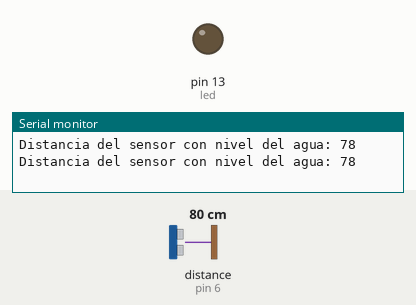
Recording of a sketch running on a simulated Arduino Uno, built with avr-gcc and run on an emulated ATmega328P. On the bench: output pins drawn as LEDs (lit = HIGH), the last lines printed to the serial monitor. Wiring (inferred from the names in the program): ultrasonic range finder: trigger pin 7; echo pin 6. The test bench sets the inputs (shaded band); at power-on: distance to the obstacle (sensor on pin 6) 80 cm. The echo pulse lasts 58.3 µs per cm; pins used as bus, display or sensor lines are not drawn.

Above: at 1.8 s.
1.9 s: distance to the obstacle (sensor on pin 6) set to 8 cm
3.4 s: distance to the obstacle (sensor on pin 6) set to 5 cm
At 5.1 s:
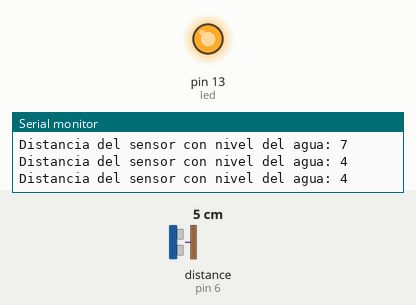
5.5 s: distance to the obstacle (sensor on pin 6) set to 9 cm
At 6.8 s:
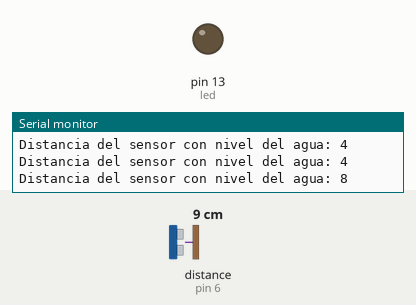
7.5 s: distance to the obstacle (sensor on pin 6) set to 2 cm
At 8.4 s:
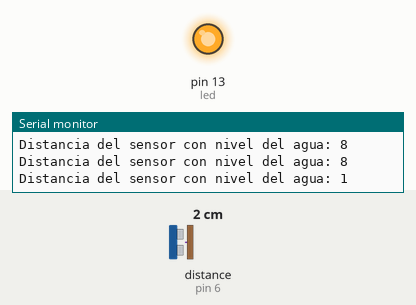
Timing chart, 0 to 10.5 s (numbered marks = the images above; inputs shaded):
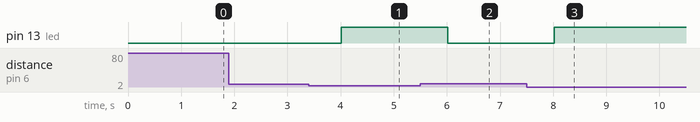

The sketch:

Sensor_UltrasonicoV02.ino
```cpp
#define led LED_BUILTIN //LED en el pin 13
#define Trigger 7 //Trigger en el pin 7
#define Echo 6 //Echo en el pin 6
void setup(){
  Serial.begin (9600);
  pinMode (led, OUTPUT);
  pinMode (Trigger, OUTPUT); //Define al pin trigger como salida
  pinMode (Echo, INPUT); //define al pin echo como entrada
  digitalWrite (Trigger, LOW); //Se inicializa el pin con
}
void loop (){
  long tiempo; //timepo que se demora en llegar el eco
  long distancia; //distancia viene en centimetros

  // Iniciar la comunicación entre el Trigger y el Echo para ello debemos mandar un pulso de 10 ms
  digitalWrite (Trigger, HIGH); //se envia el pulso al trigger
  delayMicroseconds (10); //tiempo definido por tipo de sensor
  digitalWrite (Trigger, LOW);

  //Encotrar el acho del pulso
  tiempo= pulseIn (Echo, HIGH);
  distancia= tiempo/59; //Se busca la distancia en centiemtros segun el tiempo

  if (distancia < 6){ //La distancia en cisterna del agua y el sensor es de 4 centimetros por lo que se ha definido un umbral de 6
    digitalWrite (led, HIGH); //Se  activa la alarma.
  }else{
    digitalWrite (led, LOW); //Alarma desactivada
  }

  Serial.print ("Distancia del sensor con nivel del agua: ");
  Serial.print (distancia); //Se manda la impresion de la distancia del sensor con relacion al agua
  Serial.println();
  delay (1000);//se imprime el resultado cada segundo.
}
```

Measured:
- the behaviour switches between 7 and 6 cm on distance to the obstacle (sensor on pin 6) (found by bisection; images 0 and 1)
- after the input at 3.4 s, pin 13 (led): LOW → HIGH after 0.62 s
- after the input at 5.5 s, pin 13 (led): HIGH → LOW after 0.52 s
- after the input at 7.5 s, pin 13 (led): LOW → HIGH after 0.52 s
